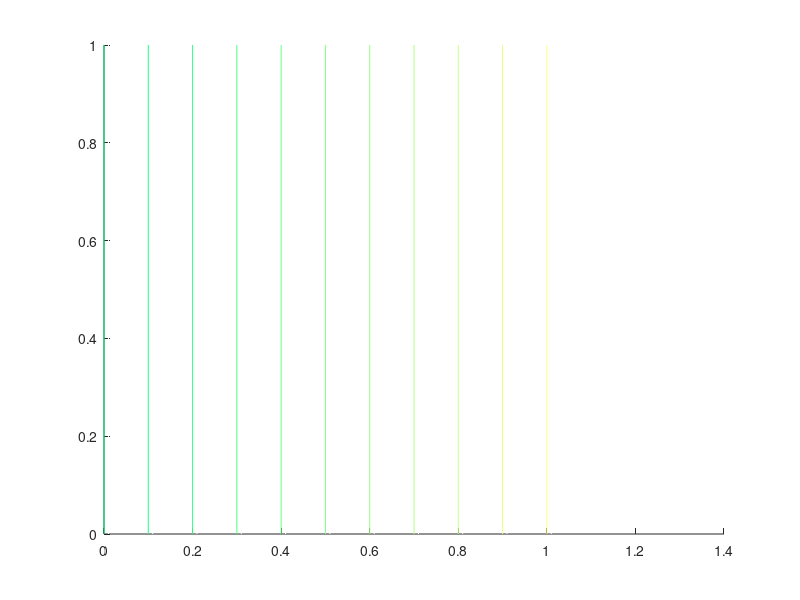

Write MATLAB code to recreate this figure.
for i=0:.1:1,
hold on;p=plot([i i],[0 1]);set(p,'color',[i 1 .5]);
hold on;p=plot([i+.01 i+.01],[0 1]);set(p,'color','w');
end